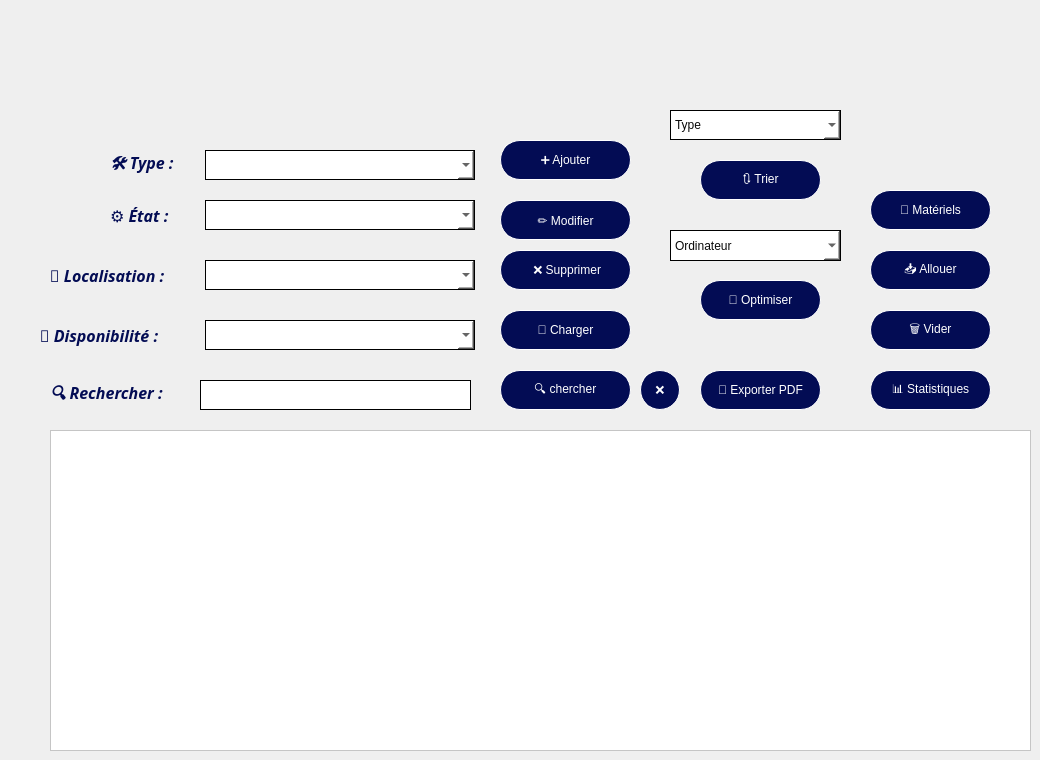
               <widget class="QWidget" name="page_3">
                <widget class="QPushButton" name="sortButton">
                 <property name="geometry">
                  <rect>
                   <x>700</x>
                   <y>160</y>
                   <width>121</width>
                   <height>40</height>
                  </rect>
                 </property>
                 <property name="styleSheet">
                  <string notr="true">border:1px solid white;
border-radius:20px;
background-color:#030C54;
color:white;
background-image: url(:/res/resources/background.png);</string>
                 </property>
                 <property name="text">
                  <string>🔃 Trier</string>
                 </property>
                </widget>
                <widget class="QWidget" name="widget_3" native="true">
                 <property name="geometry">
                  <rect>
                   <x>30</x>
                   <y>120</y>
                   <width>451</width>
                   <height>311</height>
                  </rect>
                 </property>
                 <widget class="QLabel" name="label_32">
                  <property name="geometry">
                   <rect>
                    <x>10</x>
                    <y>200</y>
                    <width>161</width>
                    <height>31</height>
                   </rect>
                  </property>
                  <property name="font">
                   <font>
                    <family>Perpetua</family>
                    <pointsize>12</pointsize>
                    <italic>true</italic>
                    <bold>true</bold>
                    <underline>false</underline>
                   </font>
                  </property>
                  <property name="styleSheet">
                   <string notr="true">color:#030C54;
border:none;</string>
                  </property>
                  <property name="text">
                   <string>📶 Disponibilité :</string>
                  </property>
                 </widget>
                 <widget class="QLabel" name="label_28">
                  <property name="geometry">
                   <rect>
                    <x>80</x>
                    <y>80</y>
                    <width>111</width>
                    <height>31</height>
                   </rect>
                  </property>
                  <property name="font">
                   <font>
                    <family>Perpetua</family>
                    <pointsize>12</pointsize>
                    <italic>true</italic>
                    <bold>true</bold>
                    <underline>false</underline>
                   </font>
                  </property>
                  <property name="styleSheet">
                   <string notr="true">color:#030C54;
border:none;</string>
                  </property>
                  <property name="text">
                   <string>⚙️ État :</string>
                  </property>
                 </widget>
                 <widget class="QLabel" name="label_29">
                  <property name="geometry">
                   <rect>
                    <x>80</x>
                    <y>30</y>
                    <width>111</width>
                    <height>31</height>
                   </rect>
                  </property>
                  <property name="font">
                   <font>
                    <family>Perpetua</family>
                    <pointsize>12</pointsize>
                    <italic>true</italic>
                    <bold>true</bold>
                    <underline>false</underline>
                   </font>
                  </property>
                  <property name="styleSheet">
                   <string notr="true">color:#030C54;
border:none;</string>
                  </property>
                  <property name="text">
                   <string>🛠️ Type :</string>
                  </property>
                 </widget>
                 <widget class="QLabel" name="label_30">
                  <property name="geometry">
                   <rect>
                    <x>20</x>
                    <y>140</y>
                    <width>161</width>
                    <height>31</height>
                   </rect>
                  </property>
                  <property name="font">
                   <font>
                    <family>Perpetua</family>
                    <pointsize>12</pointsize>
                    <italic>true</italic>
                    <bold>true</bold>
                    <underline>false</underline>
                   </font>
                  </property>
                  <property name="styleSheet">
                   <string notr="true">color:#030C54;
border:none;</string>
                  </property>
                  <property name="text">
                   <string>📍 Localisation :</string>
                  </property>
                 </widget>
                 <widget class="QComboBox" name="type">
                  <property name="geometry">
                   <rect>
                    <x>175</x>
                    <y>30</y>
                    <width>270</width>
                    <height>30</height>
                   </rect>
                  </property>
                  <property name="styleSheet">
                   <string notr="true">color: rgb(9, 9, 9);
background-color: rgb(255, 255, 255);
border: 1px solid black;</string>
                  </property>
                  <item>
                   <property name="text">
                    <string/>
                   </property>
                  </item>
                  <item>
                   <property name="text">
                    <string>Ordinateur</string>
                   </property>
                  </item>
                  <item>
                   <property name="text">
                    <string>Imprimante</string>
                   </property>
                  </item>
                  <item>
                   <property name="text">
                    <string>Routeur </string>
                   </property>
                  </item>
                  <item>
                   <property name="text">
                    <string>Camera</string>
                   </property>
                  </item>
                  <item>
                   <property name="text">
                    <string>Souris</string>
                   </property>
                  </item>
                  <item>
                   <property name="text">
                    <string>Scanner</string>
                   </property>
                  </item>
                  <item>
                   <property name="text">
                    <string>Clavier</string>
                   </property>
                  </item>
                  <item>
                   <property name="text">
                    <string>Casque Audio</string>
                   </property>
                  </item>
                  <item>
                   <property name="text">
                    <string>Ecran</string>
                   </property>
                  </item>
                  <item>
                   <property name="text">
                    <string>Climatiseur</string>
                   </property>
                  </item>
                 </widget>
                 <widget class="QComboBox" name="disponibilite">
                  <property name="geometry">
                   <rect>
                    <x>175</x>
                    <y>200</y>
                    <width>270</width>
                    <height>30</height>
                   </rect>
                  </property>
                  <property name="styleSheet">
                   <string notr="true">color: rgb(9, 9, 9);
background-color: rgb(255, 255, 255);
border: 1px solid black;</string>
                  </property>
                  <item>
                   <property name="text">
                    <string/>
                   </property>
                  </item>
                  <item>
                   <property name="text">
                    <string>Disponible</string>
                   </property>
                  </item>
                  <item>
                   <property name="text">
                    <string>En Utilisation</string>
                   </property>
                  </item>
                  <item>
                   <property name="text">
                    <string>En Réparation</string>
                   </property>
                  </item>
                  <item>
                   <property name="text">
                    <string>Indisponible</string>
                   </property>
                  </item>
                 </widget>
                 <widget class="QComboBox" name="localisation">
                  <property name="geometry">
                   <rect>
                    <x>175</x>
                    <y>140</y>
                    <width>270</width>
                    <height>30</height>
                   </rect>
                  </property>
                  <property name="styleSheet">
                   <string notr="true">color: rgb(9, 9, 9);
background-color: rgb(255, 255, 255);
border: 1px solid black;</string>
                  </property>
                  <item>
                   <property name="text">
                    <string/>
                   </property>
                  </item>
                  <item>
                   <property name="text">
                    <string>Centre A</string>
                   </property>
                  </item>
                  <item>
                   <property name="text">
                    <string>Centre B</string>
                   </property>
                  </item>
                  <item>
                   <property name="text">
                    <string>Centre C</string>
                   </property>
                  </item>
                  <item>
                   <property name="text">
                    <string>Centre D</string>
                   </property>
                  </item>
                 </widget>
                 <widget class="QComboBox" name="etat">
                  <property name="geometry">
                   <rect>
                    <x>175</x>
                    <y>80</y>
                    <width>270</width>
                    <height>30</height>
                   </rect>
                  </property>
                  <property name="styleSheet">
                   <string notr="true">color: rgb(9, 9, 9);
background-color: rgb(255, 255, 255);
border: 1px solid black;</string>
                  </property>
                  <item>
                   <property name="text">
                    <string/>
                   </property>
                  </item>
                  <item>
                   <property name="text">
                    <string>Excellent</string>
                   </property>
                  </item>
                  <item>
                   <property name="text">
                    <string>Bon</string>
                   </property>
                  </item>
                  <item>
                   <property name="text">
                    <string>Mauvais</string>
                   </property>
                  </item>
                  <item>
                   <property name="text">
                    <string>Hors Service</string>
                   </property>
                  </item>
                 </widget>
                 <widget class="QLineEdit" name="search">
                  <property name="geometry">
                   <rect>
                    <x>170</x>
                    <y>260</y>
                    <width>271</width>
                    <height>30</height>
                   </rect>
                  </property>
                  <property name="styleSheet">
                   <string notr="true">background-color: rgb(255, 255, 255);
color: rgb(6, 6, 4);
border: 1px solid black;
font-size:19px;
padding-left: 4px;</string>
                  </property>
                  <property name="text">
                   <string/>
                  </property>
                  <property name="placeholderText">
                   <string/>
                  </property>
                 </widget>
                 <widget class="QLabel" name="label_33">
                  <property name="geometry">
                   <rect>
                    <x>20</x>
                    <y>260</y>
                    <width>161</width>
                    <height>31</height>
                   </rect>
                  </property>
                  <property name="font">
                   <font>
                    <family>Perpetua</family>
                    <pointsize>12</pointsize>
                    <italic>true</italic>
                    <bold>true</bold>
                    <underline>false</underline>
                   </font>
                  </property>
                  <property name="styleSheet">
                   <string notr="true">color:#030C54;
border:none;</string>
                  </property>
                  <property name="text">
                   <string>🔍 Rechercher :</string>
                  </property>
                 </widget>
                </widget>
                <widget class="QPushButton" name="searchButton">
                 <property name="geometry">
                  <rect>
                   <x>500</x>
                   <y>370</y>
                   <width>131</width>
                   <height>40</height>
                  </rect>
                 </property>
                 <property name="styleSheet">
                  <string notr="true">border:1px solid white;
border-radius:20px;
background-color:#030C54;
color:white;
background-image: url(:/res/resources/background.png);</string>
                 </property>
                 <property name="text">
                  <string>🔍 chercher</string>
                 </property>
                </widget>
                <widget class="QTableView" name="materielTableWidget">
                 <property name="geometry">
                  <rect>
                   <x>50</x>
                   <y>430</y>
                   <width>981</width>
                   <height>321</height>
                  </rect>
                 </property>
                 <property name="styleSheet">
                  <string notr="true">background-color: rgb(255, 255, 255);
color: rgb(0, 0, 0);</string>
                 </property>
                </widget>
                <widget class="QComboBox" name="sortBox">
                 <property name="geometry">
                  <rect>
                   <x>670</x>
                   <y>110</y>
                   <width>171</width>
                   <height>30</height>
                  </rect>
                 </property>
                 <property name="styleSheet">
                  <string notr="true">color: rgb(9, 9, 9);
background-color: rgb(255, 255, 255);
border: 1px solid black;</string>
                 </property>
                 <item>
                  <property name="text">
                   <string>Type</string>
                  </property>
                 </item>
                 <item>
                  <property name="text">
                   <string>Etat</string>
                  </property>
                 </item>
                 <item>
                  <property name="text">
                   <string>Localisation</string>
                  </property>
                 </item>
                 <item>
                  <property name="text">
                   <string>Disponibilité</string>
                  </property>
                 </item>
                </widget>
                <widget class="QPushButton" name="pdfButton">
                 <property name="geometry">
                  <rect>
                   <x>700</x>
                   <y>370</y>
                   <width>121</width>
                   <height>40</height>
                  </rect>
                 </property>
                 <property name="styleSheet">
                  <string notr="true">border:1px solid white;
border-radius:20px;
background-color:#030C54;
color:white;
background-image: url(:/res/resources/background.png);</string>
                 </property>
                 <property name="text">
                  <string>📄 Exporter PDF</string>
                 </property>
                </widget>
                <widget class="QPushButton" name="resetButton">
                 <property name="geometry">
                  <rect>
                   <x>640</x>
                   <y>370</y>
                   <width>40</width>
                   <height>40</height>
                  </rect>
                 </property>
                 <property name="styleSheet">
                  <string notr="true">border:1px solid white;
border-radius:20px;
background-color:#030C54;
color:white;
background-image: url(:/res/resources/background.png);
</string>
                 </property>
                 <property name="text">
                  <string>❌</string>
                 </property>
                </widget>
                <widget class="QPushButton" name="tab2_p1">
                 <property name="geometry">
                  <rect>
                   <x>870</x>
                   <y>370</y>
                   <width>121</width>
                   <height>40</height>
                  </rect>
                 </property>
                 <property name="styleSheet">
                  <string notr="true">border:1px solid white;
border-radius:20px;
background-color:#030C54;
color:white;
background-image: url(:/res/resources/background.png);</string>
                 </property>
                 <property name="text">
                  <string>📊 Statistiques</string>
                 </property>
                </widget>
                <widget class="QPushButton" name="tab1_p1">
                 <property name="geometry">
                  <rect>
                   <x>870</x>
                   <y>190</y>
                   <width>121</width>
                   <height>40</height>
                  </rect>
                 </property>
                 <property name="styleSheet">
                  <string notr="true">border:1px solid white;
border-radius:20px;
background-color:#030C54;
color:white;
background-image: url(:/res/resources/background.png);</string>
                 </property>
                 <property name="text">
                  <string>🧰 Matériels</string>
                 </property>
                </widget>
                <widget class="QPushButton" name="allouerButton">
                 <property name="geometry">
                  <rect>
                   <x>870</x>
                   <y>250</y>
                   <width>121</width>
                   <height>40</height>
                  </rect>
                 </property>
                 <property name="styleSheet">
                  <string notr="true">border:1px solid white;
border-radius:20px;
background-color:#030C54;
color:white;
background-image: url(:/res/resources/background.png);
</string>
                 </property>
                 <property name="text">
                  <string>📥 Allouer</string>
                 </property>
                </widget>
                <widget class="QPushButton" name="optimiserButton">
                 <property name="geometry">
                  <rect>
                   <x>700</x>
                   <y>280</y>
                   <width>121</width>
                   <height>40</height>
                  </rect>
                 </property>
                 <property name="styleSheet">
                  <string notr="true">border:1px solid white;
border-radius:20px;
background-color:#030C54;
color:white;
background-image: url(:/res/resources/background.png);
</string>
                 </property>
                 <property name="text">
                  <string>🚀 Optimiser</string>
                 </property>
                </widget>
                <widget class="QPushButton" name="clearButton">
                 <property name="geometry">
                  <rect>
                   <x>870</x>
                   <y>310</y>
                   <width>121</width>
                   <height>40</height>
                  </rect>
                 </property>
                 <property name="styleSheet">
                  <string notr="true">border:1px solid white;
border-radius:20px;
background-color:#030C54;
color:white;
background-image: url(:/res/resources/background.png);</string>
                 </property>
                 <property name="text">
                  <string>🗑️ Vider</string>
                 </property>
                </widget>
                <widget class="QComboBox" name="optimiserBox">
                 <property name="geometry">
                  <rect>
                   <x>670</x>
                   <y>230</y>
                   <width>171</width>
                   <height>31</height>
                  </rect>
                 </property>
                 <property name="styleSheet">
                  <string notr="true">color: rgb(9, 9, 9);
background-color: rgb(255, 255, 255);
border: 1px solid black;</string>
                 </property>
                 <item>
                  <property name="text">
                   <string>Ordinateur</string>
                  </property>
                 </item>
                 <item>
                  <property name="text">
                   <string>Imprimante</string>
                  </property>
                 </item>
                 <item>
                  <property name="text">
                   <string>Routeur </string>
                  </property>
                 </item>
                 <item>
                  <property name="text">
                   <string>Camera</string>
                  </property>
                 </item>
                 <item>
                  <property name="text">
                   <string>Souris</string>
                  </property>
                 </item>
                 <item>
                  <property name="text">
                   <string>Scanner</string>
                  </property>
                 </item>
                 <item>
                  <property name="text">
                   <string>Clavier</string>
                  </property>
                 </item>
                 <item>
                  <property name="text">
                   <string>Casque Audio</string>
                  </property>
                 </item>
                 <item>
                  <property name="text">
                   <string>Ecran</string>
                  </property>
                 </item>
                 <item>
                  <property name="text">
                   <string>Climatiseur</string>
                  </property>
                 </item>
                </widget>
                <widget class="QPushButton" name="addButton">
                 <property name="geometry">
                  <rect>
                   <x>500</x>
                   <y>140</y>
                   <width>131</width>
                   <height>40</height>
                  </rect>
                 </property>
                 <property name="styleSheet">
                  <string notr="true">border:1px solid white;
border-radius:20px;
background-color:#030C54;
color:white;
background-image: url(:/res/resources/background.png);</string>
                 </property>
                 <property name="text">
                  <string>➕ Ajouter</string>
                 </property>
                </widget>
                <widget class="QPushButton" name="editButton">
                 <property name="geometry">
                  <rect>
                   <x>500</x>
                   <y>200</y>
                   <width>131</width>
                   <height>40</height>
                  </rect>
                 </property>
                 <property name="styleSheet">
                  <string notr="true">border:1px solid white;
border-radius:20px;
background-color:#030C54;
color:white;
background-image: url(:/res/resources/background.png);
</string>
                 </property>
                 <property name="text">
                  <string>✏️ Modifier</string>
                 </property>
                </widget>
                <widget class="QPushButton" name="deleteButton">
                 <property name="geometry">
                  <rect>
                   <x>500</x>
                   <y>250</y>
                   <width>131</width>
                   <height>40</height>
                  </rect>
                 </property>
                 <property name="styleSheet">
                  <string notr="true">border:1px solid white;
border-radius:20px;
background-color:#030C54;
color:white;
background-image: url(:/res/resources/background.png);</string>
                 </property>
                 <property name="text">
                  <string> ❌ Supprimer</string>
                 </property>
                </widget>
                <widget class="QPushButton" name="loadButton">
                 <property name="geometry">
                  <rect>
                   <x>500</x>
                   <y>310</y>
                   <width>131</width>
                   <height>40</height>
                  </rect>
                 </property>
                 <property name="styleSheet">
                  <string notr="true">border:1px solid white;
border-radius:20px;
background-color:#030C54;
color:white;
background-image: url(:/res/resources/background.png);</string>
                 </property>
                 <property name="text">
                  <string>🔄 Charger</string>
                 </property>
                </widget>
               </widget>
